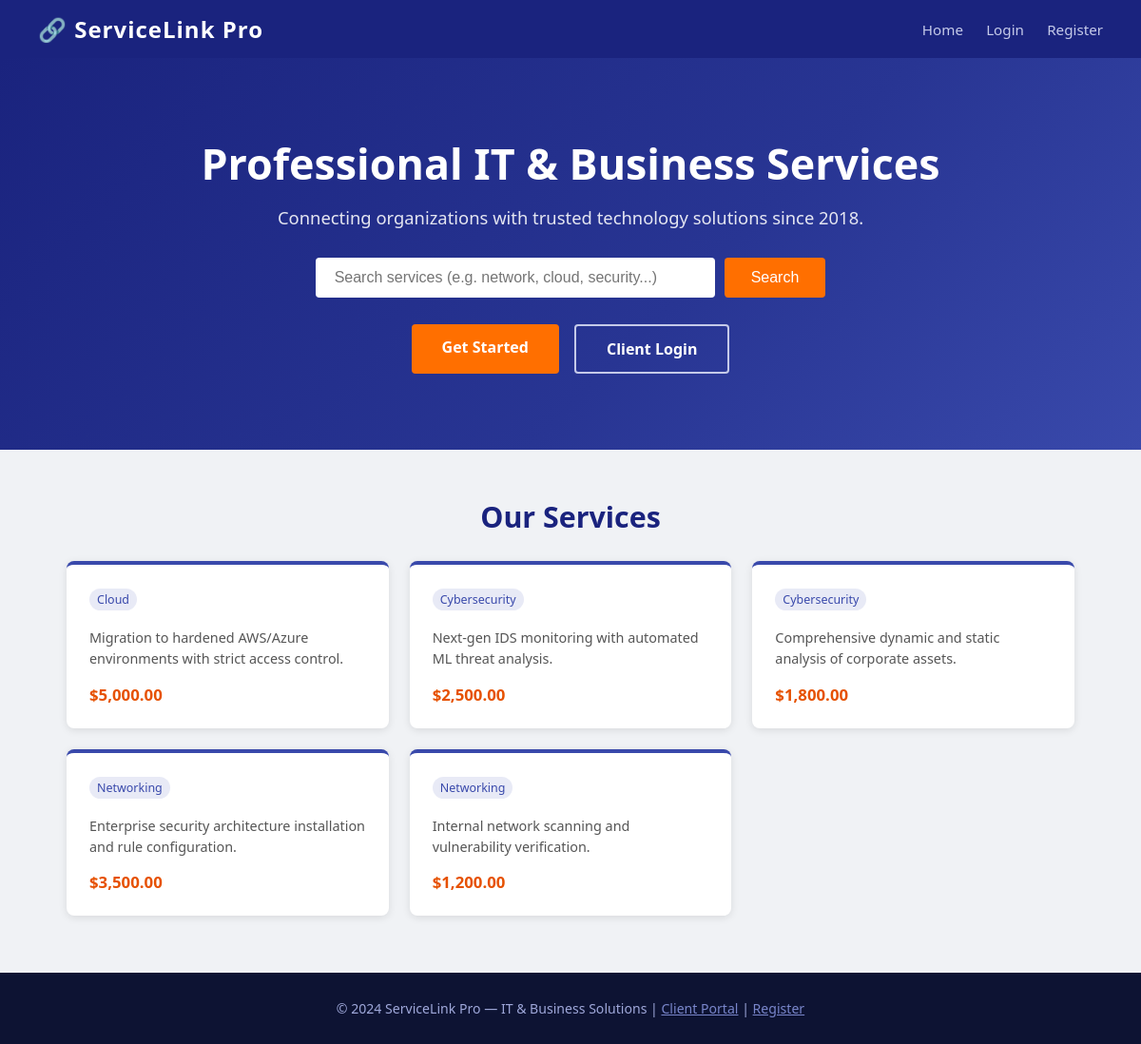
The page / on the database its author committed.
### tables this page shows
CREATE TABLE services (
    id           INT AUTO_INCREMENT PRIMARY KEY,
    service_name VARCHAR(150) NOT NULL,  
    price        DECIMAL(10,2) NOT NULL,
    description  TEXT,
    category     VARCHAR(100)
);

### html/index.php (the view, shortened to what this page needs)
<?php
require_once 'db_config.php';
$search_term   = isset($_GET['search']) ? $_GET['search'] : '';
$all_services = [];
$res = mysqli_query($conn, "SELECT * FROM services ORDER BY category");
while ($row = mysqli_fetch_assoc($res)) {
    $all_services[] = $row;
}
?>
<!DOCTYPE html>
<html lang="en">
<head>
</head>
<body>
<nav>
    <div class="brand">🔗 ServiceLink Pro</div>
    <div>
        <a href="index.php">Home</a>
        <a href="login.php">Login</a>
        <a href="register.php">Register</a>
    </div>
</nav>
<div class="hero">
    <h1>Professional IT & Business Services</h1>
    <p>Connecting organizations with trusted technology solutions since 2018.</p>
    <form method="GET" action="index.php" class="search-bar">
        <input type="text" name="search" placeholder="Search services (e.g. network, cloud, security...)"
               value="<?php echo $search_term; ?>">
        <button type="submit">Search</button>
    </form>
    <div class="cta-group">
        <a href="register.php" class="btn-primary">Get Started</a>
        <a href="login.php" class="btn-secondary">Client Login</a>
    </div>
</div>
<div class="section">
    <h2>Our Services</h2>
    <div class="services-grid">
        <?php foreach ($all_services as $svc): ?>
        <div class="service-card">
            <span class="cat"><?php echo $svc['category']; ?></span>
            <p><?php echo $svc['description']; ?></p>
            <div class="price">$<?php echo number_format($svc['price'], 2); ?></div>
        </div>
        <?php endforeach; ?>
    </div>
</div>
<footer>
    &copy; 2024 ServiceLink Pro &mdash; IT & Business Solutions |
    <a href="login.php" style="color:#7986cb">Client Portal</a> |
    <a href="register.php" style="color:#7986cb">Register</a>
</footer>
</body>
</html>

### html/index.php (style rules this page uses)
* { box-sizing: border-box; margin: 0; padding: 0; }
body { font-family: 'Segoe UI', Arial, sans-serif; background: #f0f2f5; color: #222; }
nav { background: #1a237e; color: #fff; padding: 14px 40px; display: flex; justify-content: space-between; align-items: center; }
nav .brand { font-size: 1.5rem; font-weight: 700; letter-spacing: 1px; }
nav a { color: #c5cae9; text-decoration: none; margin-left: 20px; font-size: 0.95rem; }
.hero { background: linear-gradient(135deg, #1a237e 0%, #283593 60%, #3949ab 100%); color: #fff; text-align: center; padding: 80px 20px; }
.hero h1 { font-size: 2.8rem; margin-bottom: 14px; }
.hero p { font-size: 1.15rem; opacity: 0.88; margin-bottom: 30px; }
.search-bar { display: flex; justify-content: center; gap: 10px; margin-top: 10px; }
.search-bar input { padding: 12px 20px; width: 420px; border: none; border-radius: 4px; font-size: 1rem; outline: none; }
.search-bar button { padding: 12px 28px; background: #ff6f00; color: #fff; border: none; border-radius: 4px; font-size: 1rem; cursor: pointer; }
.section { max-width: 1100px; margin: 50px auto; padding: 0 20px; }
.section h2 { font-size: 1.9rem; color: #1a237e; margin-bottom: 26px; text-align: center; }
.services-grid { display: grid; grid-template-columns: repeat(auto-fill, minmax(280px, 1fr)); gap: 22px; }
.service-card { background: #fff; border-radius: 8px; padding: 24px; box-shadow: 0 2px 8px rgba(0,0,0,.10); border-top: 4px solid #3949ab; }
.service-card .cat { font-size: 0.78rem; background: #e8eaf6; color: #3949ab; padding: 3px 8px; border-radius: 12px; display: inline-block; margin-bottom: 10px; }
.service-card p { font-size: 0.9rem; color: #555; line-height: 1.55; }
.service-card .price { margin-top: 14px; font-size: 1.05rem; font-weight: 700; color: #e65100; }
footer { background: #0d1333; color: #9fa8da; text-align: center; padding: 28px; margin-top: 60px; font-size: 0.88rem; }
.cta-group { display: flex; justify-content: center; gap: 16px; margin-top: 28px; }
.btn-primary { background: #ff6f00; color: #fff; padding: 13px 32px; border-radius: 4px; text-decoration: none; font-weight: 600; }
.btn-secondary { background: transparent; color: #fff; padding: 13px 32px; border-radius: 4px; text-decoration: none; font-weight: 600; border: 2px solid #c5cae9; }

### rows shown on the page
services: category "Cloud", description "Migration to hardened AWS/Azure environments with strict access control.", price "5,000.00"
services: category "Cybersecurity", description "Next-gen IDS monitoring with automated ML threat analysis.", price "2,500.00"
services: category "Cybersecurity", description "Comprehensive dynamic and static analysis of corporate assets.", price "1,800.00"
services: category "Networking", description "Enterprise security architecture installation and rule configuration.", price "3,500.00"
services: category "Networking", description "Internal network scanning and vulnerability verification.", price "1,200.00"
